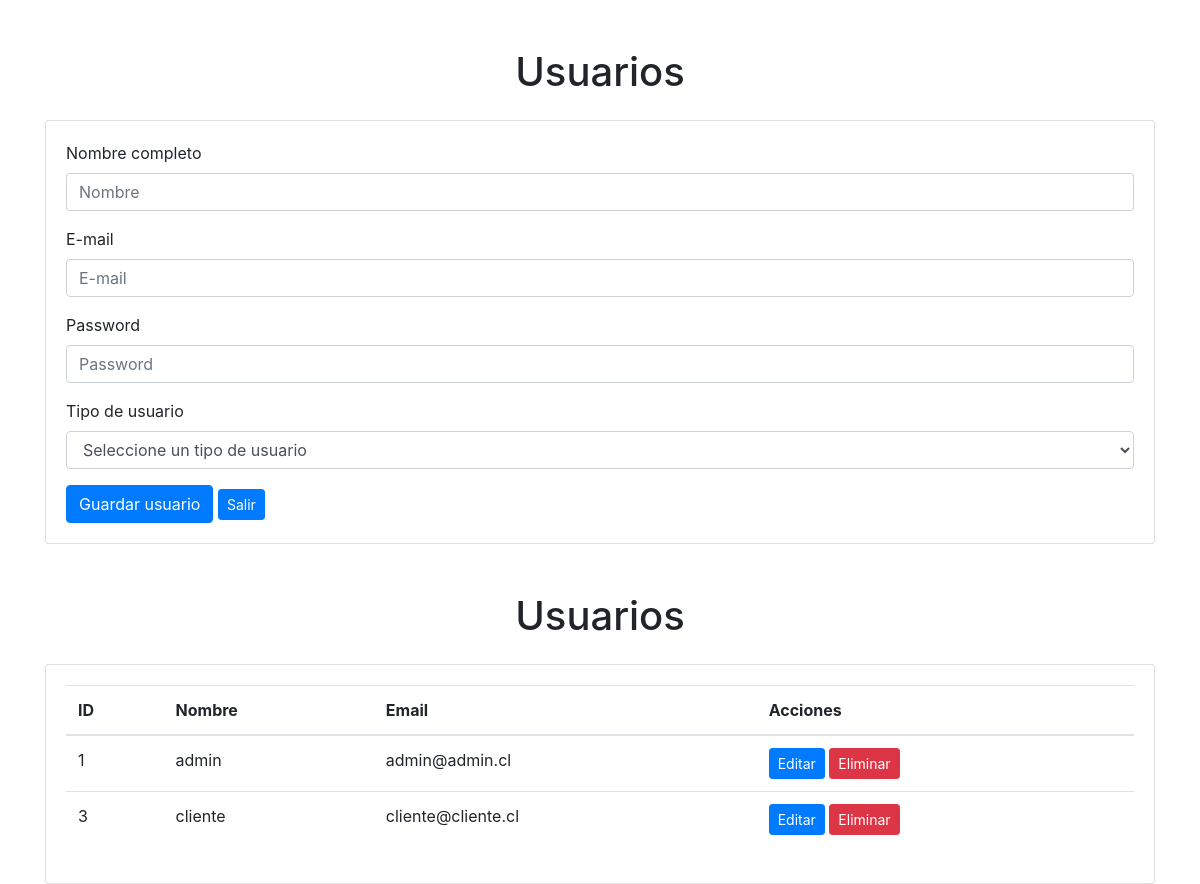
/administrar/mantenedorUsuarios/, run on the app's committed database.
### aplicacion/models.py (models this page shows, shortened)
class Usuario(models.Model):
    IdUsuario = models.AutoField(primary_key=True)
    tipo_usuario = models.ForeignKey(TipoUsuario, on_delete=models.CASCADE)
    nombre = models.CharField(max_length=255)
    email = models.EmailField(unique=True)
    password = models.CharField(max_length=255)

### aplicacion/views.py (the view)
# urls.py: path('administrar/mantenedorUsuarios/', views.mantenedorUsuarios, name='mantenedorUsuarios'),
def mantenedorUsuarios(request):
    usuarios = Usuario.objects.all()
    tipos_usuarios = TipoUsuario.objects.all()
    return render(request, 'aplicacion/usuario.html', {'usuarios': usuarios , 'tipos_usuarios': tipos_usuarios})

### aplicacion/templates/aplicacion/usuario.html (shortened to what this page needs)
{% load static %}
<!DOCTYPE html>
<html lang="es">
<head>
    <link rel="stylesheet" href="{% static 'css/style.css' %}">
    <link rel="stylesheet" href="https://stackpath.bootstrapcdn.com/bootstrap/4.5.2/css/bootstrap.min.css">
</head>
<body>
    <div class="container mt-5">
        <h1 class="text-center">Usuarios</h1>
        <div class="card mt-4">
            <div class="card-body">
                <form>
                    <div class="form-group">
                        <label for="nombre">Nombre completo</label>
                        <input type="text" class="form-control" id="nombre" placeholder="Nombre">
                    </div>
                    <div class="form-group">
                        <label for="email">E-mail</label>
                        <input type="email" class="form-control" id="email" placeholder="E-mail">
                    </div>
                    <div class="form-group">
                        <label for="password">Password</label>
                        <input type="text" class="form-control" id="password" placeholder="Password">
                    </div>
                    <div class="form-group">
                        <label for="tipo_usuario">Tipo de usuario</label>
                        <select class="form-control" id="cmbTipoUsuario">
                            <option value="0">Seleccione un tipo de usuario</option>
                        </select>
                    </div>
                    <button type="button" class="btn btn-primary" onclick="agregarUsuario();">Guardar usuario</button>
                    <a href=".." class="btn btn-sm btn-primary">Salir</a>
                </form>
            </div>
        </div>
    </div>
    <div class="container mt-5">
        <h1 class="text-center">Usuarios</h1>
        <div class="card mt-4">
            <div class="card-body">
                <table class="table">
                    <thead>
                        <tr>
                            <th>ID</th>
                            <th>Nombre</th>
                            <th>Email</th>
                            <th>Acciones</th>
                        </tr>
                    </thead>
                    <tbody>
                        {% for usuario in usuarios %}
                        <tr>
                            <td>{{ usuario.IdUsuario }}</td>
                            <td>{{ usuario.nombre }}</td>
                            <td>{{ usuario.email }}</td>
                            <td>
                                <a href="{% url 'editar_usuario' usuario.IdUsuario %}" class="btn btn-sm btn-primary">Editar</a>
                                <a href="{% url 'eliminar_usuario' usuario.IdUsuario %}" class="btn btn-sm btn-danger">Eliminar</a>
                            </td>
                        </tr>
                        {% endfor %}
                    </tbody>
                </table>
            </div>
        </div>
    </div>
</body>
</html>

### data on the page
Usuario: IdUsuario "1", nombre "admin", email "admin@admin.cl"
Usuario: IdUsuario "3", nombre "cliente", email "cliente@cliente.cl"
